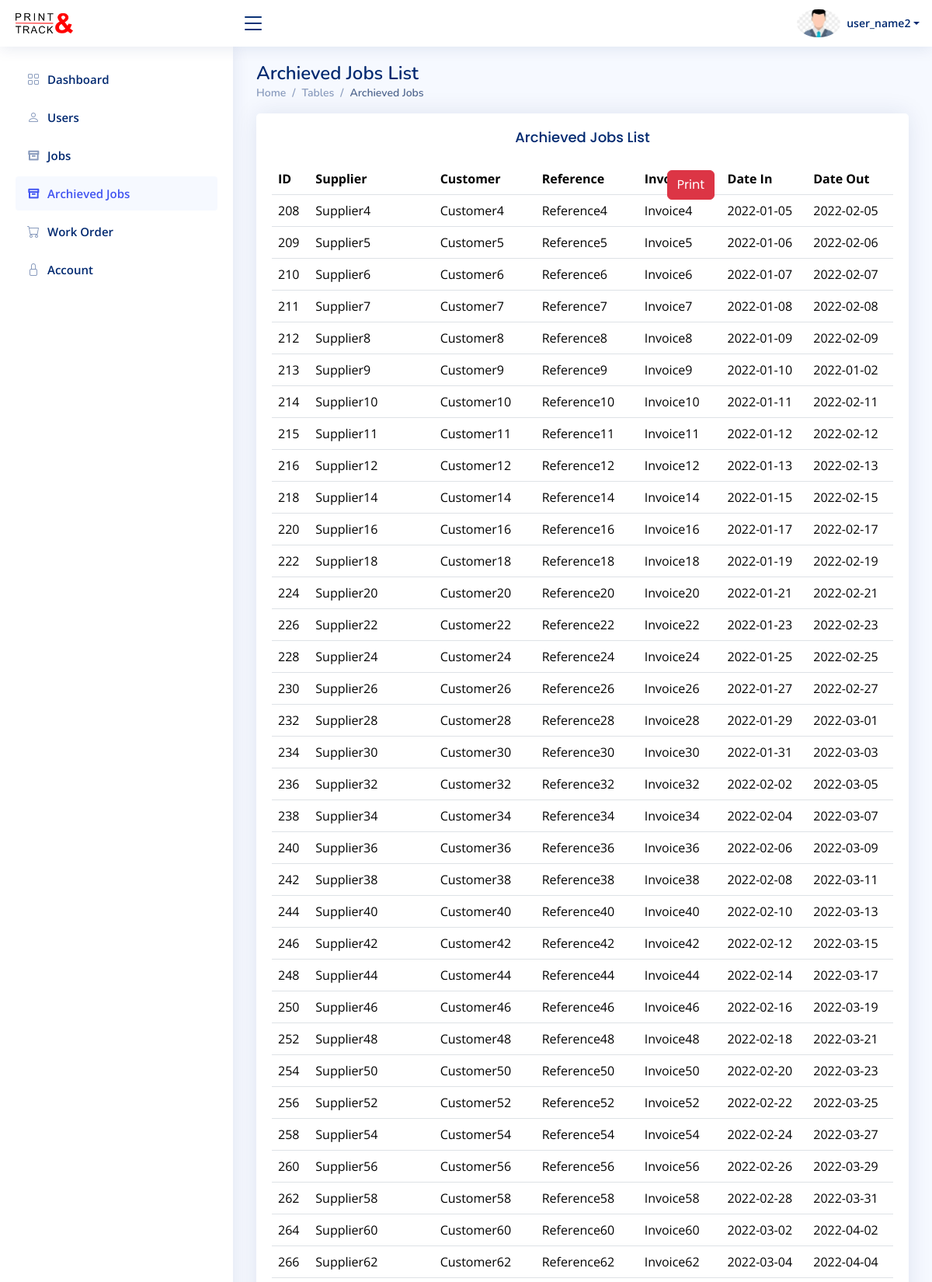
/admin/archieved_jobs.php (signed in, upper part), run on the app's committed database.
### tables this page shows
CREATE TABLE `jobs` (
  `job_id` int(11) NOT NULL,
  `user_id` int(11) NOT NULL,
  `supplier` varchar(255) DEFAULT NULL,
  `customer` varchar(255) DEFAULT NULL,
  `reference` varchar(255) DEFAULT NULL,
  `invoice` varchar(255) DEFAULT NULL,
  `date_in` date DEFAULT NULL,
  `date_out` date DEFAULT NULL,
  `archived` tinyint(1) DEFAULT 0,
  `notes` varchar(600) NOT NULL,
  `consignment` varchar(600) NOT NULL
);

### admin/archieved_jobs.php (the view, shortened to what this page needs)
<!DOCTYPE html>
<html lang="en">
<head>
  <link href="../assets/vendor/bootstrap/css/bootstrap.min.css" rel="stylesheet">
  <link href="../assets/vendor/bootstrap-icons/bootstrap-icons.css" rel="stylesheet">
  <link href="../assets/vendor/boxicons/css/boxicons.min.css" rel="stylesheet">
  <link href="../assets/vendor/quill/quill.snow.css" rel="stylesheet">
  <link href="../assets/vendor/quill/quill.bubble.css" rel="stylesheet">
  <link href="../assets/vendor/remixicon/remixicon.css" rel="stylesheet">
  <link href="../assets/vendor/simple-datatables/style.css" rel="stylesheet">
  <link href="../assets/css/style.css" rel="stylesheet">
</head>
<body>
  <?php include('header.php') ?>
  <?php include('sidebar.php') ?>
  <main id="main" class="main">
    <div class="pagetitle">
      <h1>Archieved Jobs List</h1>
      <nav>
        <ol class="breadcrumb">
          <li class="breadcrumb-item"><a href="dashboard.php">Home</a></li>
          <li class="breadcrumb-item">Tables</li>
          <li class="breadcrumb-item active">Archieved Jobs</li>
        </ol>
      </nav>
    </div>
    <section class="section">
      <div class="row">
        <div class="col-lg-12">
          <div class="card">
            <div class="card-body">
              <h5 class="card-title text-center">Archieved Jobs List <button onclick="printPage()" class="btn btn-danger button-left"><i class="bi bi-print"></i> Print</button></h5>
              <table class="table datatable" id="projects">
                <thead>
                  <tr>
                    <th>ID</th>
                    <th>Supplier</th>
                    <th>Customer</th>
                    <th>Reference</th>
                    <th>Invoice</th>
                    <th>Date In</th>
                    <th>Date Out</th>
                  </tr>
                </thead>
                <tbody>
                <?php
                  include '../includes/db.php';
                  $sql = "SELECT * FROM jobs WHERE archived = 0";
                  $result = $conn->query($sql);
                  if ($result->num_rows > 0) {
                      $rows = $result->fetch_all(MYSQLI_ASSOC);
                      foreach ($rows as $row):
                      ?>
                      <tr>
                        <td><?php echo $row['job_id']; ?></td>
                        <td><?php echo $row['supplier']; ?></td>
                        <td><?php echo $row['customer']; ?></td>
                        <td><?php echo $row['reference']; ?></td>
                        <td><?php echo $row['invoice']; ?></td>
                        <td><?php echo $row['date_in']; ?></td>
                        <td><?php echo $row['date_out']; ?></td>
                      </tr>
                      <?php endforeach;
                  } else {
                      echo "No records found";
                  }
                ?>
                </tbody>
              </table>
            </div>
          </div>
        </div>
      </div>
    </section>
  </main>
</body>
</html>

### assets/css/style.css (style rules this page uses)
:root { scroll-behavior: smooth; }
body { font-family: "Open Sans", sans-serif; background: #f6f9ff; color: #444444; }
a { color: #4154f1; text-decoration: none; }
h1, h2, h3, h4, h5, h6 { font-family: "Nunito", sans-serif; }
#main { margin-top: 60px; padding: 20px 30px; transition: all 0.3s; }
.pagetitle { margin-bottom: 10px; }
.pagetitle h1 { font-size: 24px; margin-bottom: 0; font-weight: 600; color: #012970; }
@media (min-width: 767px) { .card-title .button-left { top: 110px !important; } }
.card { margin-bottom: 30px; border: none; border-radius: 5px; box-shadow: 0px 0 30px rgba(1, 41, 112, 0.1); }
.card-title { padding: 20px 0 15px 0; font-size: 18px; font-weight: 500; color: #012970; font-family: "Poppins", sans-serif; }
.card-title .button-left { position: absolute; top: 73px !important; right: 250px; }
.card-body { padding: 0 20px 20px 20px; }
.breadcrumb { font-size: 14px; font-family: "Nunito", sans-serif; color: #899bbd; font-weight: 600; }
.breadcrumb a { color: #899bbd; transition: 0.3s; }
.breadcrumb .breadcrumb-item::before { color: #899bbd; }
.breadcrumb .active { color: #51678f; font-weight: 600; }
@media (min-width: 1200px) { #main, #footer { margin-left: 300px; } }

### data on the page
jobs: job_id "208", supplier "Supplier4", customer "Customer4", reference "Reference4", invoice "Invoice4", date_in "2022-01-05", date_out "2022-02-05"
jobs: job_id "209", supplier "Supplier5", customer "Customer5", reference "Reference5", invoice "Invoice5", date_in "2022-01-06", date_out "2022-02-06"
jobs: job_id "210", supplier "Supplier6", customer "Customer6", reference "Reference6", invoice "Invoice6", date_in "2022-01-07", date_out "2022-02-07"
jobs: job_id "211", supplier "Supplier7", customer "Customer7", reference "Reference7", invoice "Invoice7", date_in "2022-01-08", date_out "2022-02-08"
jobs: job_id "212", supplier "Supplier8", customer "Customer8", reference "Reference8", invoice "Invoice8", date_in "2022-01-09", date_out "2022-02-09"
jobs: job_id "213", supplier "Supplier9", customer "Customer9", reference "Reference9", invoice "Invoice9", date_in "2022-01-10", date_out "2022-01-02"
jobs: job_id "214", supplier "Supplier10", customer "Customer10", reference "Reference10", invoice "Invoice10", date_in "2022-01-11", date_out "2022-02-11"
jobs: job_id "215", supplier "Supplier11", customer "Customer11", reference "Reference11", invoice "Invoice11", date_in "2022-01-12", date_out "2022-02-12"
jobs: job_id "216", supplier "Supplier12", customer "Customer12", reference "Reference12", invoice "Invoice12", date_in "2022-01-13", date_out "2022-02-13"
jobs: job_id "218", supplier "Supplier14", customer "Customer14", reference "Reference14", invoice "Invoice14", date_in "2022-01-15", date_out "2022-02-15"
jobs: job_id "220", supplier "Supplier16", customer "Customer16", reference "Reference16", invoice "Invoice16", date_in "2022-01-17", date_out "2022-02-17"
jobs: job_id "222", supplier "Supplier18", customer "Customer18", reference "Reference18", invoice "Invoice18", date_in "2022-01-19", date_out "2022-02-19"
jobs: job_id "224", supplier "Supplier20", customer "Customer20", reference "Reference20", invoice "Invoice20", date_in "2022-01-21", date_out "2022-02-21"
jobs: job_id "226", supplier "Supplier22", customer "Customer22", reference "Reference22", invoice "Invoice22", date_in "2022-01-23", date_out "2022-02-23"
jobs: job_id "228", supplier "Supplier24", customer "Customer24", reference "Reference24", invoice "Invoice24", date_in "2022-01-25", date_out "2022-02-25"
jobs: job_id "230", supplier "Supplier26", customer "Customer26", reference "Reference26", invoice "Invoice26", date_in "2022-01-27", date_out "2022-02-27"
jobs: job_id "232", supplier "Supplier28", customer "Customer28", reference "Reference28", invoice "Invoice28", date_in "2022-01-29", date_out "2022-03-01"
jobs: job_id "234", supplier "Supplier30", customer "Customer30", reference "Reference30", invoice "Invoice30", date_in "2022-01-31", date_out "2022-03-03"
jobs: job_id "236", supplier "Supplier32", customer "Customer32", reference "Reference32", invoice "Invoice32", date_in "2022-02-02", date_out "2022-03-05"
jobs: job_id "238", supplier "Supplier34", customer "Customer34", reference "Reference34", invoice "Invoice34", date_in "2022-02-04", date_out "2022-03-07"
jobs: job_id "240", supplier "Supplier36", customer "Customer36", reference "Reference36", invoice "Invoice36", date_in "2022-02-06", date_out "2022-03-09"
jobs: job_id "242", supplier "Supplier38", customer "Customer38", reference "Reference38", invoice "Invoice38", date_in "2022-02-08", date_out "2022-03-11"
jobs: job_id "244", supplier "Supplier40", customer "Customer40", reference "Reference40", invoice "Invoice40", date_in "2022-02-10", date_out "2022-03-13"
jobs: job_id "246", supplier "Supplier42", customer "Customer42", reference "Reference42", invoice "Invoice42", date_in "2022-02-12", date_out "2022-03-15"
jobs: job_id "248", supplier "Supplier44", customer "Customer44", reference "Reference44", invoice "Invoice44", date_in "2022-02-14", date_out "2022-03-17"
jobs: job_id "250", supplier "Supplier46", customer "Customer46", reference "Reference46", invoice "Invoice46", date_in "2022-02-16", date_out "2022-03-19"
jobs: job_id "252", supplier "Supplier48", customer "Customer48", reference "Reference48", invoice "Invoice48", date_in "2022-02-18", date_out "2022-03-21"
jobs: job_id "254", supplier "Supplier50", customer "Customer50", reference "Reference50", invoice "Invoice50", date_in "2022-02-20", date_out "2022-03-23"
jobs: job_id "256", supplier "Supplier52", customer "Customer52", reference "Reference52", invoice "Invoice52", date_in "2022-02-22", date_out "2022-03-25"
jobs: job_id "258", supplier "Supplier54", customer "Customer54", reference "Reference54", invoice "Invoice54", date_in "2022-02-24", date_out "2022-03-27"
jobs: job_id "260", supplier "Supplier56", customer "Customer56", reference "Reference56", invoice "Invoice56", date_in "2022-02-26", date_out "2022-03-29"
jobs: job_id "262", supplier "Supplier58", customer "Customer58", reference "Reference58", invoice "Invoice58", date_in "2022-02-28", date_out "2022-03-31"
jobs: job_id "264", supplier "Supplier60", customer "Customer60", reference "Reference60", invoice "Invoice60", date_in "2022-03-02", date_out "2022-04-02"
jobs: job_id "266", supplier "Supplier62", customer "Customer62", reference "Reference62", invoice "Invoice62", date_in "2022-03-04", date_out "2022-04-04"

### other printed values
$_SESSION['username'] "user_name2"
